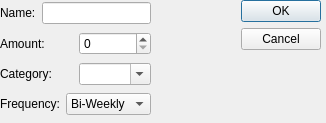
<?xml version="1.0" encoding="UTF-8"?>
<ui version="4.0">
 <class>Dialog</class>
 <widget class="QDialog" name="Dialog">
  <property name="geometry">
   <rect>
    <x>0</x>
    <y>0</y>
    <width>326</width>
    <height>123</height>
   </rect>
  </property>
  <property name="windowTitle">
   <string>Dialog</string>
  </property>
  <widget class="QWidget" name="">
   <property name="geometry">
    <rect>
     <x>0</x>
     <y>0</y>
     <width>321</width>
     <height>118</height>
    </rect>
   </property>
   <layout class="QHBoxLayout" name="horizontalLayout_5">
    <item>
     <layout class="QVBoxLayout" name="verticalLayout">
      <item>
       <layout class="QHBoxLayout" name="horizontalLayout">
        <item>
         <widget class="QLabel" name="label">
          <property name="text">
           <string>Name:</string>
          </property>
         </widget>
        </item>
        <item>
         <widget class="QLineEdit" name="lineEdit"/>
        </item>
       </layout>
      </item>
      <item>
       <layout class="QHBoxLayout" name="horizontalLayout_2">
        <item>
         <widget class="QLabel" name="label_2">
          <property name="text">
           <string>Amount:</string>
          </property>
         </widget>
        </item>
        <item>
         <widget class="QSpinBox" name="spinBox"/>
        </item>
       </layout>
      </item>
      <item>
       <layout class="QHBoxLayout" name="horizontalLayout_3">
        <item>
         <widget class="QLabel" name="label_3">
          <property name="text">
           <string>Category:</string>
          </property>
         </widget>
        </item>
        <item>
         <widget class="QComboBox" name="comboBox">
          <property name="editable">
           <bool>true</bool>
          </property>
         </widget>
        </item>
       </layout>
      </item>
      <item>
       <layout class="QHBoxLayout" name="horizontalLayout_4">
        <item>
         <widget class="QLabel" name="label_4">
          <property name="text">
           <string>Frequency:</string>
          </property>
         </widget>
        </item>
        <item>
         <widget class="QComboBox" name="comboBox_2">
          <item>
           <property name="text">
            <string>Bi-Weekly</string>
           </property>
          </item>
          <item>
           <property name="text">
            <string>Monthly</string>
           </property>
          </item>
          <item>
           <property name="text">
            <string>Yearly</string>
           </property>
          </item>
          <item>
           <property name="text">
            <string>Daily</string>
           </property>
          </item>
         </widget>
        </item>
       </layout>
      </item>
     </layout>
    </item>
    <item>
     <spacer name="horizontalSpacer">
      <property name="orientation">
       <enum>Qt::Horizontal</enum>
      </property>
      <property name="sizeHint" stdset="0">
       <size>
        <width>40</width>
        <height>20</height>
       </size>
      </property>
     </spacer>
    </item>
    <item>
     <widget class="QDialogButtonBox" name="buttonBox">
      <property name="orientation">
       <enum>Qt::Vertical</enum>
      </property>
      <property name="standardButtons">
       <set>QDialogButtonBox::Cancel|QDialogButtonBox::Ok</set>
      </property>
     </widget>
    </item>
   </layout>
  </widget>
 </widget>
 <resources/>
 <connections>
  <connection>
   <sender>buttonBox</sender>
   <signal>rejected()</signal>
   <receiver>Dialog</receiver>
   <slot>reject()</slot>
   <hints>
    <hint type="sourcelabel">
     <x>271</x>
     <y>116</y>
    </hint>
    <hint type="destinationlabel">
     <x>286</x>
     <y>122</y>
    </hint>
   </hints>
  </connection>
  <connection>
   <sender>buttonBox</sender>
   <signal>accepted()</signal>
   <receiver>Dialog</receiver>
   <slot>accept()</slot>
   <hints>
    <hint type="sourcelabel">
     <x>245</x>
     <y>116</y>
    </hint>
    <hint type="destinationlabel">
     <x>186</x>
     <y>129</y>
    </hint>
   </hints>
  </connection>
 </connections>
</ui>
